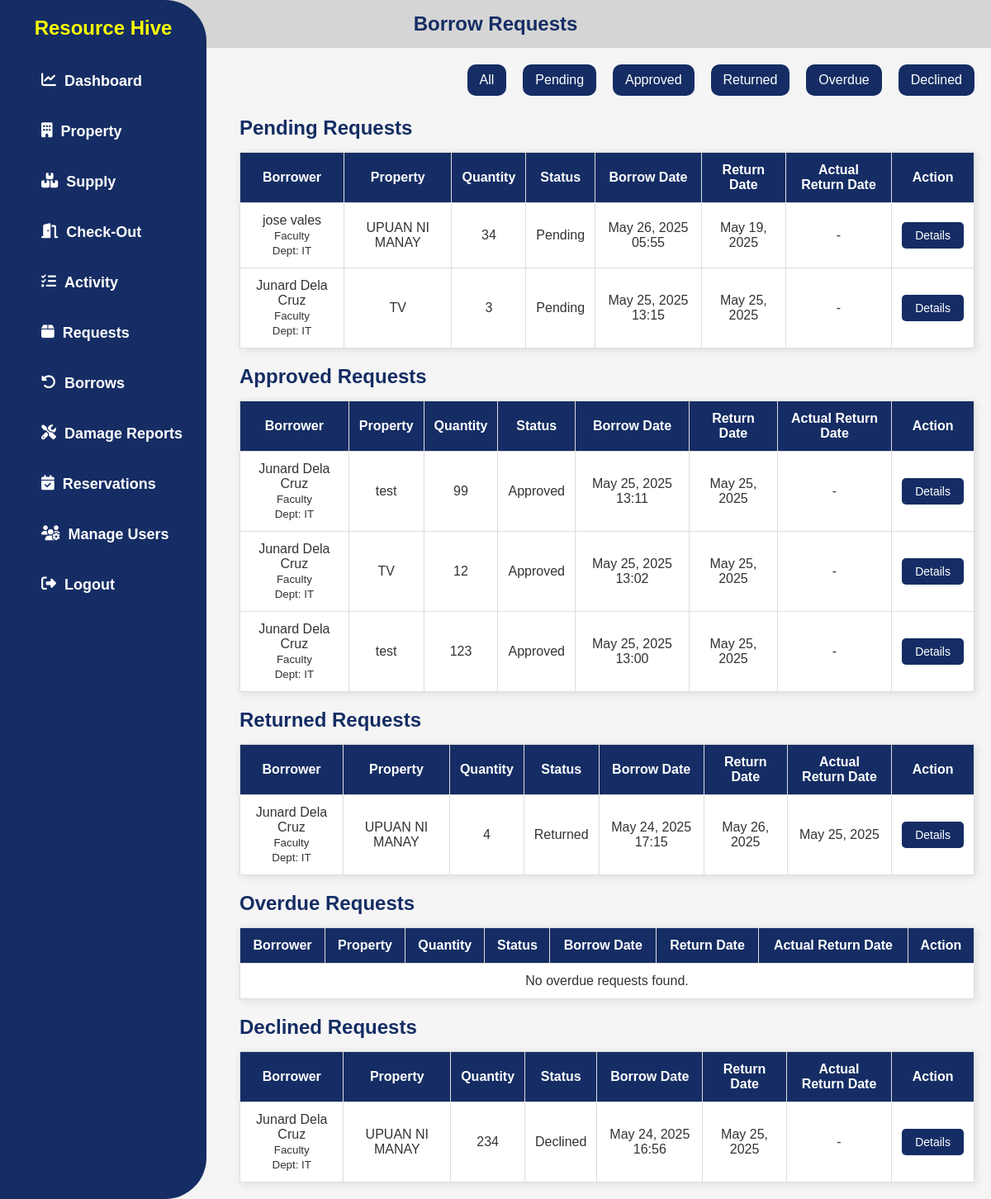
Before: /my-borrow-requests/ (signed in) with the older database file.
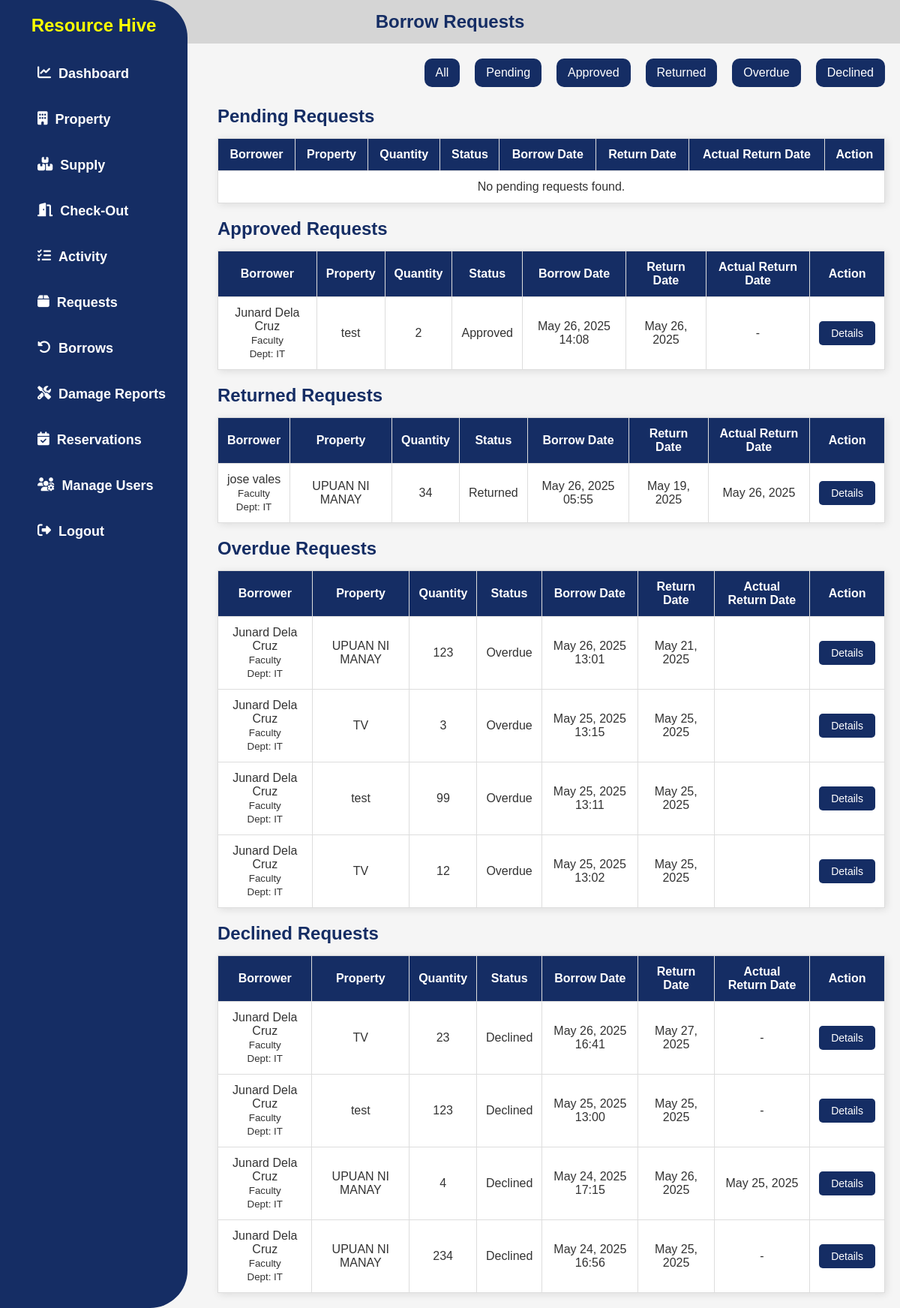
After: the same page with the newer database file.
### app/models.py (models this page shows, shortened)
class BorrowRequest(models.Model):
    STATUS_CHOICES = [
        ('pending', 'Pending'),
        ('approved', 'Approved'),
        ('returned', 'Returned'),
        ('overdue', 'Overdue'),
        ('declined', 'Declined'),
    ]
    user = models.ForeignKey(User, on_delete=models.CASCADE)
    property = models.ForeignKey(Property, on_delete=models.CASCADE)
    quantity = models.PositiveIntegerField()
    status = models.CharField(max_length=20, choices=STATUS_CHOICES, default='pending')
    remarks = models.TextField(blank=True, null=True)
    borrow_date = models.DateTimeField(auto_now_add=True)
    return_date = models.DateField()
    actual_return_date = models.DateField(null=True, blank=True)
    purpose = models.TextField()

class UserProfile(models.Model):
    user = models.OneToOneField(User, on_delete=models.CASCADE)
    ROLE_CHOICES = [
        ('admin', 'Admin'),
        ('faculty', 'Faculty'),
        ('csg_officer', 'CSG Officer'),
    ]
    role = models.CharField(max_length=20, choices=ROLE_CHOICES)
    department = models.CharField(max_length=255, blank=True, null=True)
    phone = models.CharField(max_length=20, blank=True, null=True)

class Property(models.Model):
    CATEGORY_CHOICES = [
        ('Office Equipment', 'Office Equipment'),
        ('ICT Equipment', 'ICT Equipment'),
        ('Communication Equipment', 'Communication Equipment'),
        ('Other Machinery and Equipment', 'Other Machinery and Equipment'),
        ('Furniture and Fixtures', 'Furniture and Fixtures'),
    ]
    CONDITION_CHOICES = [
        ('In good condition', 'In good condition'),
        ('Needing repair', 'Needing repair'),
        ('Unserviceable', 'Unserviceable'),
        ('Obsolete', 'Obsolete'),
        ('No longer needed', 'No longer needed'),
        ('Not used since purchased', 'Not used since purchased'),
    ]
    property_name = models.CharField(max_length=100, null=True, blank=True)
    category = models.CharField(max_length=50, choices=CATEGORY_CHOICES, null=True, blank=True)
    description = models.TextField(null=True, blank=True)
    barcode = models.CharField(max_length=150, unique=True, null=True, blank=True)
    unit_of_measure = models.CharField(max_length=50, null=True, blank=True)
    unit_value = models.DecimalField(
        max_digits=10, decimal_places=2,
        blank=True, null=True,
        validators=[MinValueValidator(0)]
    )
    quantity = models.PositiveIntegerField(validators=[MinValueValidator(1)], null=True, blank=True)
    location = models.CharField(max_length=255, null=True, blank=True)
    condition = models.CharField(max_length=100, choices=CONDITION_CHOICES, blank=True, null=True)

### app/views.py (the view)
# urls.py: path('my-borrow-requests/', UserBorrowRequestListView.as_view(), name='user_borrow_requests'),
class UserBorrowRequestListView(PermissionRequiredMixin, ListView):
    model = BorrowRequest
    template_name = 'app/borrow.html'
    permission_required = 'app.view_borrow_request'
    context_object_name = 'borrow_requests'
    def get_queryset(self):
        return BorrowRequest.objects \
            .select_related('user', 'user__userprofile', 'property') \
            .order_by('-borrow_date')
    def get_context_data(self, **kwargs):
        context = super().get_context_data(**kwargs)
        all_requests = self.get_queryset()
        context['pending_requests'] = all_requests.filter(status='pending')  # <-- added pending
        context['approved_requests'] = all_requests.filter(status='approved')
        context['returned_requests'] = all_requests.filter(status='returned')
        context['overdue_requests'] = all_requests.filter(status='overdue')
        context['declined_requests'] = all_requests.filter(status='declined')
        return context

### app/templates/app/borrow.html (shortened to what this page needs)
{% load static %}
<!DOCTYPE html>
<html lang="en">
<head>
  <link rel="stylesheet" href="{% static 'css/style.css' %}" />
  <link rel="stylesheet" href="https://cdnjs.cloudflare.com/ajax/libs/font-awesome/6.4.2/css/all.min.css" />
</head>
<body>
  {% include 'app/navbar.html' %}
  <div class="parent">
    <div class="div1">
      <h2>Borrow Requests</h2>
    </div>
    <main class="content">
      <div class="request-controls">
        <div class="button-group">
          <button onclick="filterStatus('all')" class="filter-btn">All</button>
          <button onclick="filterStatus('pending')" class="filter-btn">Pending</button>
          <button onclick="filterStatus('approved')" class="filter-btn">Approved</button>
          <button onclick="filterStatus('returned')" class="filter-btn">Returned</button>
          <button onclick="filterStatus('overdue')" class="filter-btn">Overdue</button>
          <button onclick="filterStatus('declined')" class="filter-btn">Declined</button>
        </div>
      </div>
      <div class="status-table" data-status="pending">
        <h3>Pending Requests</h3>
        <table>
          <thead>
            <tr>
              <th>Borrower</th>
              <th>Property</th>
              <th>Quantity</th>
              <th>Status</th>
              <th>Borrow Date</th>
              <th>Return Date</th>
              <th>Actual Return Date</th>
              <th>Action</th>
            </tr>
          </thead>
          <tbody>
            {% for request in pending_requests %}
            <tr>
              <td>
                {% with request.user.first_name as first_name %}
                {% with request.user.last_name as last_name %}
                  {% if first_name or last_name %}
                    {{ first_name }} {{ last_name }}
                  {% else %}
                    {{ request.user.username }}
                  {% endif %}
                {% endwith %}
                {% endwith %}
                <br/>
                <small>{{ request.user.userprofile.get_role_display }}<br/>Dept: {{ request.user.userprofile.department }}</small>
              </td>
              <td>{{ request.property.property_name }}</td>
              <td>{{ request.quantity }}</td>
              <td>{{ request.get_status_display }}</td>
              <td>{{ request.borrow_date|date:"M d, Y H:i" }}</td>
              <td>{{ request.return_date|date:"M d, Y" }}</td>
              <td>{% if request.actual_return_date %}{{ request.actual_return_date|date:"M d, Y" }}{% else %}-{% endif %}</td>
              <td><a href="{% url 'borrow_request_details' request.id %}" class="edit-btn">Details</a></td>
            </tr>
            {% empty %}
            <tr><td colspan="8">No pending requests found.</td></tr>
            {% endfor %}
          </tbody>
        </table>
      </div>
      <div class="status-table" data-status="approved">
        <h3>Approved Requests</h3>
        <table>
          <thead>
            <tr>
              <th>Borrower</th>
              <th>Property</th>
              <th>Quantity</th>
              <th>Status</th>
              <th>Borrow Date</th>
              <th>Return Date</th>
              <th>Actual Return Date</th>
              <th>Action</th>
            </tr>
          </thead>
          <tbody>
            {% for request in approved_requests %}
            <tr>
              <td>
                {% with request.user.first_name as first_name %}
                {% with request.user.last_name as last_name %}
                  {% if first_name or last_name %}
                    {{ first_name }} {{ last_name }}
                  {% else %}
                    {{ request.user.username }}
                  {% endif %}
                {% endwith %}
                {% endwith %}
                <br/>
                <small>{{ request.user.userprofile.get_role_display }}<br/>Dept: {{ request.user.userprofile.department }}</small>
              </td>
              <td>{{ request.property.property_name }}</td>
              <td>{{ request.quantity }}</td>
              <td>{{ request.get_status_display }}</td>
              <td>{{ request.borrow_date|date:"M d, Y H:i" }}</td>
              <td>{{ request.return_date|date:"M d, Y" }}</td>
              <td>{% if request.actual_return_date %}{{ request.actual_return_date|date:"M d, Y" }}{% else %}-{% endif %}</td>
              <td><a href="{% url 'borrow_request_details' request.id %}" class="edit-btn">Details</a></td>
            </tr>
            {% empty %}
            <tr><td colspan="8">No approved requests found.</td></tr>
            {% endfor %}
          </tbody>
        </table>
      </div>
      <div class="status-table" data-status="returned">
        <h3>Returned Requests</h3>
        <table>
          <thead>
            <tr>
              <th>Borrower</th>
              <th>Property</th>
              <th>Quantity</th>
              <th>Status</th>
              <th>Borrow Date</th>
              <th>Return Date</th>
              <th>Actual Return Date</th>
              <th>Action</th>
            </tr>
          </thead>
          <tbody>
            {% for request in returned_requests %}
            <tr>
              <td>
                {% with request.user.first_name as first_name %}
                {% with request.user.last_name as last_name %}
                  {% if first_name or last_name %}
                    {{ first_name }} {{ last_name }}
                  {% else %}
                    {{ request.user.username }}
                  {% endif %}
                {% endwith %}
                {% endwith %}
                <br/>
                <small>{{ request.user.userprofile.get_role_display }}<br/>Dept: {{ request.user.userprofile.department }}</small>
              </td>
              <td>{{ request.property.property_name }}</td>
              <td>{{ request.quantity }}</td>
              <td>{{ request.get_status_display }}</td>
              <td>{{ request.borrow_date|date:"M d, Y H:i" }}</td>
              <td>{{ request.return_date|date:"M d, Y" }}</td>
              <td>{{ request.actual_return_date|date:"M d, Y" }}</td>
              <td><a href="{% url 'borrow_request_details' request.id %}" class="edit-btn">Details</a></td>
            </tr>
            {% empty %}
            <tr><td colspan="8">No returned requests found.</td></tr>
            {% endfor %}
          </tbody>
        </table>
      </div>
      <div class="status-table" data-status="overdue">
        <h3>Overdue Requests</h3>
        <table>
          <thead>
            <tr>
              <th>Borrower</th>
              <th>Property</th>
              <th>Quantity</th>
              <th>Status</th>
              <th>Borrow Date</th>
              <th>Return Date</th>
              <th>Actual Return Date</th>
              <th>Action</th>
            </tr>
          </thead>
          <tbody>
            {% for request in overdue_requests %}
            <tr>
              <td>
                {% with request.user.first_name as first_name %}
                {% with request.user.last_name as last_name %}
                  {% if first_name or last_name %}
                    {{ first_name }} {{ last_name }}
                  {% else %}
                    {{ request.user.username }}
                  {% endif %}
                {% endwith %}
                {% endwith %}
                <br/>
                <small>{{ request.user.userprofile.get_role_display }}<br/>Dept: {{ request.user.userprofile.department }}</small>
              </td>
              <td>{{ request.property.property_name }}</td>
              <td>{{ request.quantity }}</td>
              <td>{{ request.get_status_display }}</td>
              <td>{{ request.borrow_date|date:"M d, Y H:i" }}</td>
              <td>{{ request.return_date|date:"M d, Y" }}</td>
              <td>{{ request.actual_return_date|date:"M d, Y" }}</td>
              <td><a href="{% url 'borrow_request_details' request.id %}" class="edit-btn">Details</a></td>
            </tr>
            {% empty %}
            <tr><td colspan="8">No overdue requests found.</td></tr>
            {% endfor %}
          </tbody>
        </table>
      </div>
      <div class="status-table" data-status="declined">
        <h3>Declined Requests</h3>
        <table>
          <thead>
            <tr>
              <th>Borrower</th>
              <th>Property</th>
              <th>Quantity</th>
              <th>Status</th>
              <th>Borrow Date</th>
              <th>Return Date</th>
              <th>Actual Return Date</th>
              <th>Action</th>
            </tr>
          </thead>
          <tbody>
            {% for request in declined_requests %}
            <tr>
              <td>
                {% with request.user.first_name as first_name %}
                {% with request.user.last_name as last_name %}
                  {% if first_name or last_name %}
                    {{ first_name }} {{ last_name }}
                  {% else %}
                    {{ request.user.username }}
                  {% endif %}
                {% endwith %}
                {% endwith %}
                <br/>
                <small>{{ request.user.userprofile.get_role_display }}<br/>Dept: {{ request.user.userprofile.department }}</small>
              </td>
              <td>{{ request.property.property_name }}</td>
              <td>{{ request.quantity }}</td>
              <td>{{ request.get_status_display }}</td>
              <td>{{ request.borrow_date|date:"M d, Y H:i" }}</td>
              <td>{{ request.return_date|date:"M d, Y" }}</td>
              <td>{% if request.actual_return_date %}{{ request.actual_return_date|date:"M d, Y" }}{% else %}-{% endif %}</td>
              <td><a href="{% url 'borrow_request_details' request.id %}" class="edit-btn">Details</a></td>
            </tr>
            {% empty %}
            <tr><td colspan="8">No declined requests found.</td></tr>
            {% endfor %}
          </tbody>
        </table>
      </div>
    </main>
  </div>
</body>
</html>

### app/templates/app/navbar.html (shortened to what this page needs)
<nav class="sidebar">
  <h1>Resource Hive</h1>
  <ul>
    <li>
      <a href="{% url 'dashboard' %}">
        <i class="fas fa-chart-line"></i> Dashboard
      </a>
    </li>
    <li>
      <a href="{% url 'property_list' %}">
        <i class="fas fa-building"></i> Property
      </a>
    </li>
    <li>
      <a href="{% url 'supply_list' %}">
        <i class="fas fa-boxes"></i> Supply
      </a>
    </li>
    <li>
      <a href="{% url 'checkout' %}">
        <i class="fas fa-door-open"></i> Check-Out
      </a>
    </li>
    <li>
      <a href="{% url 'activity' %}"> <i class="fas fa-tasks"></i> Activity </a>
    </li>
    <li>
      <a href="{% url 'user_supply_requests' %}">
        <i class="fas fa-box"></i> Requests
      </a>
    </li>
    <li>
      <a href="{% url 'user_borrow_requests' %}">
        <i class="fas fa-undo-alt"></i> Borrows
      </a>
    </li>
    <li>
      <a href="{% url 'user_damage_reports' %}">
        <i class="fas fa-tools"></i> Damage Reports
      </a>
    </li>
    <li>
      <a href="{% url 'user_reservations' %}">
        <i class="fas fa-calendar-check"></i> Reservations
      </a>
    </li>
    <li>
      <a href="{% url 'manage_users' %}">
        <i class="fas fa-users-cog"></i> Manage Users
      </a>
    </li>
    <li class="logout-button">
      <a
        href="#"
        onclick="event.preventDefault(); if (confirm('Are you sure you want to log out?')) { document.getElementById('logout-form').submit(); }"
      >
        <i class="fas fa-sign-out-alt"></i> Logout
      </a>
    </li>
  </ul>
</nav>

Changed rows visible on the page:
added BorrowRequest: user.first_name "Junard", user.last_name "Dela Cruz", user.userprofile.role "Faculty", user.userprofile.department "IT", property.property_name "test", quantity "2", status "Approved", borrow_date "May 26, 2025 14:08", return_date "May 26, 2025", shown under "Approved Requests"
changed BorrowRequest "jose": moves from the list under "Pending Requests" to the list under "Returned Requests"
added BorrowRequest: user.first_name "Junard", user.last_name "Dela Cruz", user.userprofile.role "Faculty", user.userprofile.department "IT", property.property_name "UPUAN NI MANAY", quantity "123", status "Overdue", borrow_date "May 26, 2025 13:01", return_date "May 21, 2025", shown under "Overdue Requests"
changed BorrowRequest "May 25, 2025 13:15": moves from the list under "Pending Requests" to the list under "Overdue Requests"
changed BorrowRequest "May 25, 2025 13:11": moves from the list under "Approved Requests" to the list under "Overdue Requests"
changed BorrowRequest "May 25, 2025 13:02": moves from the list under "Approved Requests" to the list under "Overdue Requests"
added BorrowRequest: user.first_name "Junard", user.last_name "Dela Cruz", user.userprofile.role "Faculty", user.userprofile.department "IT", property.property_name "TV", quantity "23", status "Declined", borrow_date "May 26, 2025 16:41", return_date "May 27, 2025", shown under "Declined Requests"
changed BorrowRequest "May 25, 2025 13:00": moves from the list under "Approved Requests" to the list under "Declined Requests"
changed BorrowRequest "May 24, 2025 17:15": moves from the list under "Returned Requests" to the list under "Declined Requests"
Other visible differences:
text no longer shown: "No overdue requests found."
text now shown: "No pending requests found."
